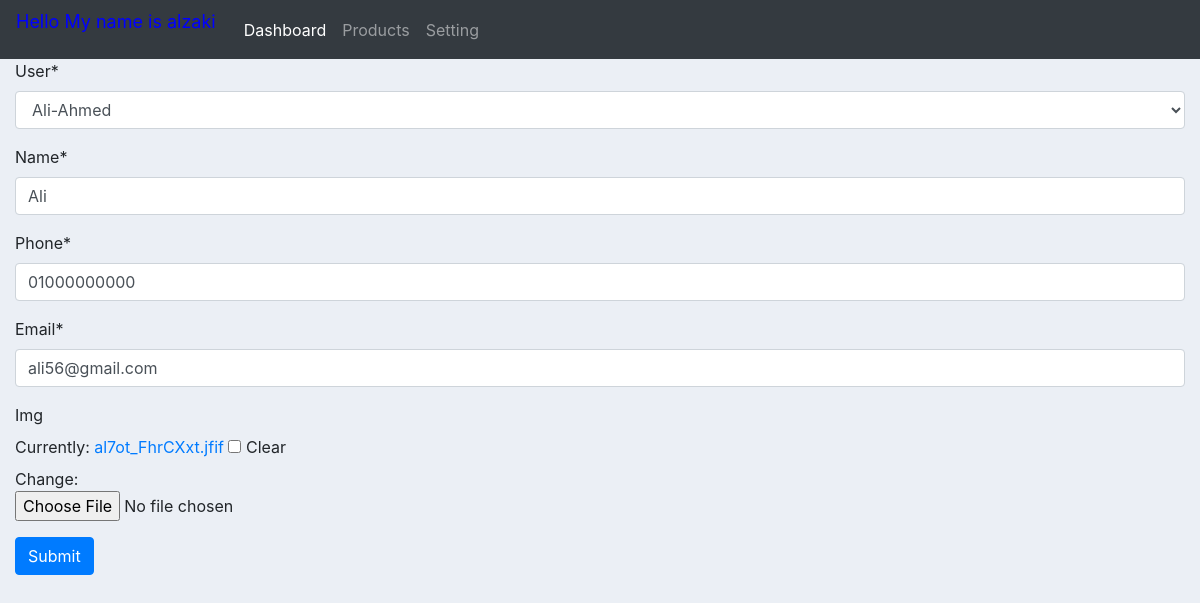
The page /Update_customer/5/ (signed in) on the database its author committed.
### customer/models.py (models this page shows, shortened)
class Customer(models.Model):
    user = models.OneToOneField(User, null=True , on_delete=models.CASCADE)
    name = models.CharField(max_length=200, null=True)
    phone = models.CharField(max_length=200, null=True)
    email = models.EmailField(null=True)
    Date_created = models.DateTimeField(auto_now_add=True, null=True)
    img = models.ImageField(null=True, blank=True)

### customer/decorators.py (the view)
        def wrapper_func(request, *args, **Kwargs):
            group = None
            if request.user.groups.exists():
                group = request.user.groups.all()[0].name
            if group in allowed_roles:
                return view_func(request, *args, **Kwargs)
            else:
                return redirect('User')

### customer/forms.py
class NewCustomer(ModelForm):
    class Meta:
        model = Customer
        fields = ('__all__')

### customer/views.py (called while the page is built)
@login_required(login_url='login')
@permission(allowed_roles=['admin'])
def Update_customer(request, pk):
    customer = Customer.objects.get(id=pk)
    form = NewCustomer(instance=customer)
    if request.method == 'POST':
        form = NewCustomer( request.POST ,instance=customer)
        if form.is_valid():
            form.save()
            return redirect('/customer/<str:pk>')
    context = {'form':form}
    return render(request, "update_customer.html", context)

### customer/templates/update_customer.html (shortened to what this page needs)
{% extends 'main.html' %}
{% load crispy_forms_tags %}
{% block content %}
<form action="" method="POST">
    {{form|crispy}}
    <button type="submit" class="btn btn-primary">Submit</button>
</form>
{% endblock %}

### customer/templates/main.html (style rules this page uses)
body { background-color: #ebeff5; }

### rows shown on the page
Customer: user "Ali-Ahmed", name "Ali", phone "01000000000", email "ali56@gmail.com"
